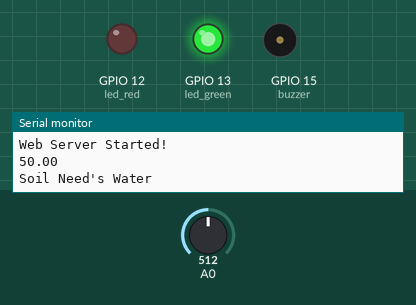
The sketch below on a simulated ESP8266 (NodeMCU). Parts: output pins drawn as LEDs (lit = HIGH), buzzer (waves = sounding, pin HIGH), the last lines printed to the serial monitor. Inputs (shaded band) come from the test bench; at power-on: A0 = 512. WiFi joins after 1.5 s; servers stay silent unless stated.

Above: at 4.0 s.
4.1 s: A0 set to 476
9.7 s: A0 set to 452
At 14.3 s:
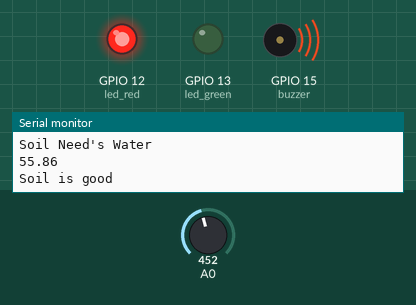
15.3 s: A0 set to 511
At 19.3 s:
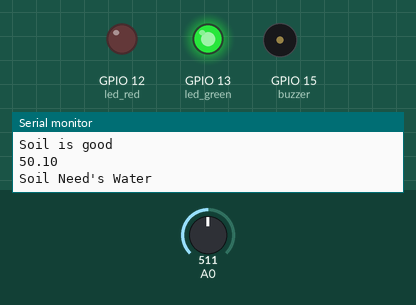
20.9 s: A0 set to 306
At 23.1 s:
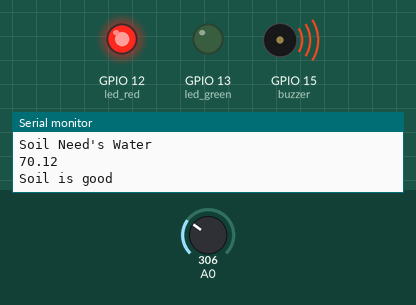
Timing chart, 0 to 24.6 s (numbered marks = the images above; inputs shaded):
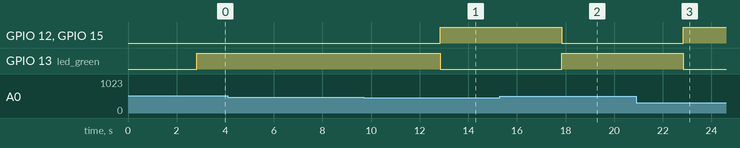

The sketch:

soil.ino
```cpp
/* Comment this out to disable prints and save space */
#define BLYNK_PRINT Serial


#include <ESP8266WiFi.h>
#include <BlynkSimpleEsp8266.h>
#include<WiFiClient.h>
#include<ESP8266WebServer.h>

char auth[] = "JyEvnHuEW5LkQrTdiHUu0mgmptCL6QQO";

int buzzer = 15; //buzzer
int led_green = 13;
int led_red = 12;

// Your WiFi credentials.
// Set password to "" for open networks.
char ssid[] = "Redmif";
char pass[] = "123456789";

ESP8266WebServer server(80);
String page="";
double data;

void setup(void)
{
  Blynk.begin(auth, ssid, pass);

  pinMode(A0,INPUT);
  pinMode(buzzer, OUTPUT);
pinMode(led_green, OUTPUT);
pinMode(led_red, OUTPUT);
digitalWrite(led_green, LOW);
digitalWrite(led_red, LOW);

  delay(1000);
  // Debug console
  Serial.begin(9600);

  WiFi.begin(ssid, pass);

  Serial.println("");

  while (WiFi.status() != WL_CONNECTED) {
    delay(500);
    Serial.print(".");
  }
  Serial.println("");
  Serial.print("Connect to");
  Serial.println(ssid);
  Serial.print("IP address: ");
  Serial.println(WiFi.localIP());
  server.on("/",[](){
  page="<body  style='background-image:url(http://chaitanyarai.in/seedsly.jpeg );'><center><h1><u style='color:white;'><b style='color:yellow;'>Data Send To Soil Moisture Sensor to Web Server </b></u></h1><u style='color:white;'><h2 style='color:yellow;'>Soil Moisture Data:</h2></u><h1 style='color:white;'> " + String(data)+ "</h1></center><body>";
  server.send(200,"text/html",page);
});
server.begin();
Serial.println("Web Server Started!");
}

void loop(void)
{
Blynk.run();

  float datal=analogRead(A0);
  data=100-((datal/1024)*100);
  if(data<=55){
    Serial.println (data);
  Serial.println("Soil Need's Water");
  digitalWrite(led_green, HIGH);
  digitalWrite(led_red, LOW);
  digitalWrite(buzzer, LOW);


  }
  else{
   Serial.println (data);
  Serial.println("Soil is good");
  digitalWrite(led_green, LOW);
  digitalWrite(led_red, HIGH);
  digitalWrite(buzzer, HIGH);
  Blynk.notify("Soil is good now!!!. Turn off the water pump ");
  Blynk.email("Alert!!!","Soil is good now!!!. Turn off the water pump ");

  }
  delay(5000);
  server.handleClient();

}
```

Measured:
- the behaviour switches between 461 and 460 on A0 (found by bisection; images 0 and 1)
- after the input at 9.7 s, GPIO 12 (led_red), GPIO 15 (buzzer): LOW → HIGH after 3.1 s; GPIO 13 (led_green): HIGH → LOW after 3.1 s
- after the input at 15.3 s, GPIO 12 (led_red), GPIO 15 (buzzer): HIGH → LOW after 2.5 s; GPIO 13 (led_green): LOW → HIGH after 2.5 s
- after the input at 20.9 s, GPIO 12 (led_red), GPIO 15 (buzzer): LOW → HIGH after 1.9 s; GPIO 13 (led_green): HIGH → LOW after 1.9 s
